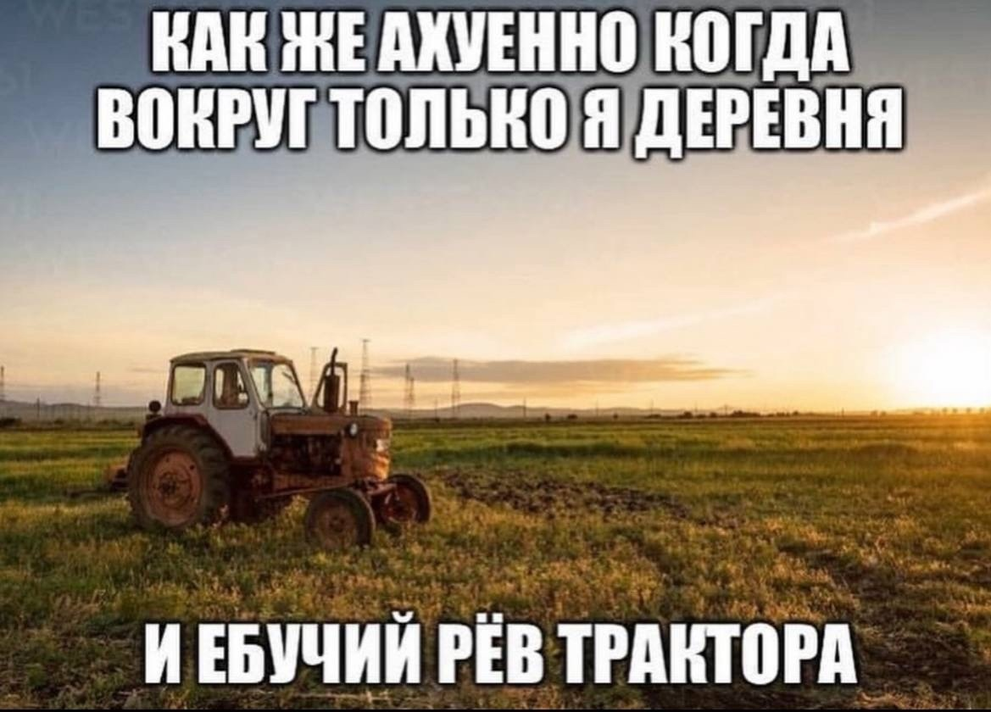
#> input picture in.png, 991 x 712 px, shrunk from 1169 x 840 before the run
$ python -i algorithm.py   (imports and definitions only)
#> lines starting #> are read from the running program, lines starting #| are printed output that depends on the picture
#> (reads weigthmeasure.txt from the repository)
import PIL
from PIL import Image
from definitions import *
import pygame as pg

def get_pixel_at(img: Image.Image, x:int, y:int) -> Pixel:
    color = img.getpixel((x,y))
    clr = Color(color)
    return Pixel(clr, Point(x,y))

def find_center_point(img: Image.Image) -> Pixel:
    pg.init()
    (xsize, ysize) = img.size
    wn = pg.display.set_mode((xsize+10, ysize))
    pg.display.set_caption("Choose a point to filter (very important)")
    clock = pg.time.Clock()
    pimg = pg.image.fromstring(
        img.tobytes(), img.size, img.mode).convert()
    while (True):
        wn.fill((255,255,255))
        wn.blit(pimg, (0,0))
        clock.tick(14)

        for event in pg.event.get():
            if (event.type == pg.QUIT):
                pg.display.quit()
                pg.quit()
                return get_pixel_at(img, xsize//2, ysize//2)

            if (event.type == pg.MOUSEBUTTONUP):
                if event.button == 1:
                    (x,y) = pg.mouse.get_pos()
                    pg.display.quit()
                    pg.quit()
                    return get_pixel_at(img, x, y)

        (x,y) = pg.mouse.get_pos()
        color = img.getpixel((x,y))
        pg.draw.rect(wn, color, (xsize, 0, 10, ysize))
        pg.display.update()


def alg(image: Image.Image) -> Image.Image:
    img = image.copy()
    img = img.convert("RGB")
    (xsize, ysize) = img.size
    center = find_center_point(img)

    templist: list[Pixel] = []
    temppix: Pixel
    for y in range(ysize):
        if (y%300==0):
            print("{0}/{1}".format(y, ysize))
        templist.clear()
        for x in range(xsize):
            temppix = get_pixel_at(img, x, y)
            templist.append(temppix)
        templist.sort(key= lambda p: p.forceTo(center))
        for x in range(xsize):
            clr = templist[x].color
            img.putpixel((x,y), tuple([clr.r, clr.g, clr.b]))
    return img


>>> import cv2
>>> picture = cv2.imread('in.png', cv2.IMREAD_GRAYSCALE)
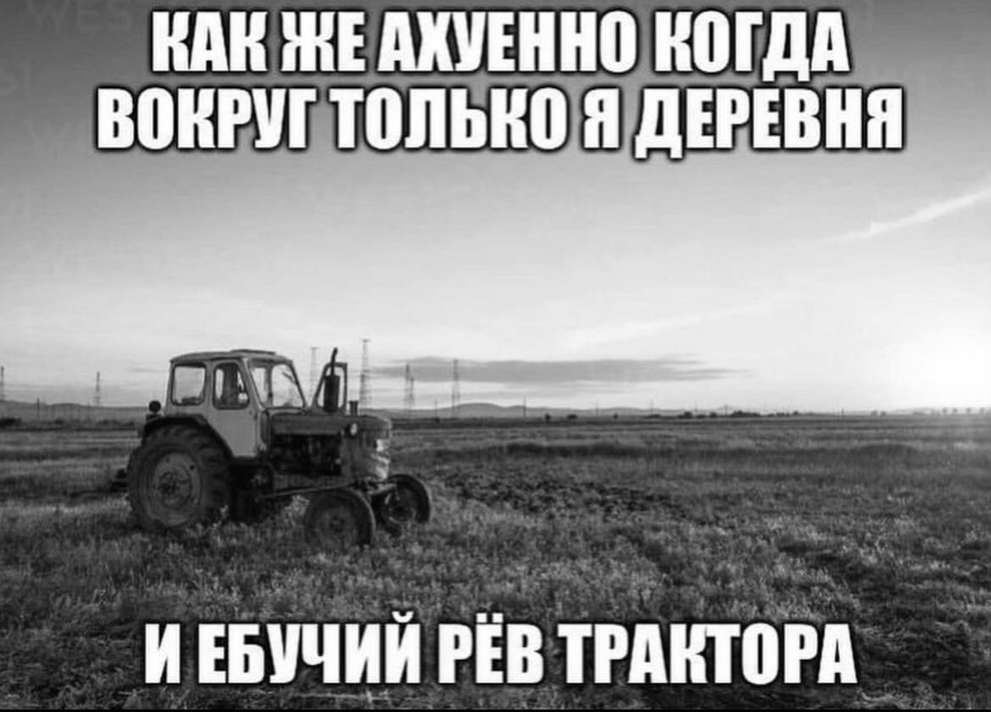
#> picture: shape (712, 991); min 0, max 255, mean 141.1
#> (the run stopped early here; a loop or call above may not have finished)
